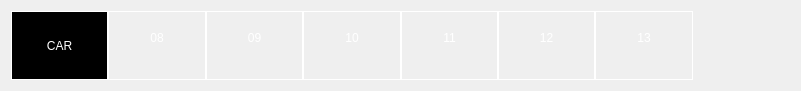
   <widget class="QWidget" name="gridLayoutWidget_6">
    <property name="geometry">
     <rect>
      <x>0</x>
      <y>290</y>
      <width>801</width>
      <height>91</height>
     </rect>
    </property>
    <layout class="QGridLayout" name="gridLayout_6">
     <property name="spacing">
      <number>0</number>
     </property>
     <item row="0" column="4">
      <widget class="QLabel" name="label_67">
       <property name="sizePolicy">
        <sizepolicy hsizetype="Preferred" vsizetype="Preferred">
         <horstretch>0</horstretch>
         <verstretch>0</verstretch>
        </sizepolicy>
       </property>
       <property name="minimumSize">
        <size>
         <width>80</width>
         <height>50</height>
        </size>
       </property>
       <property name="styleSheet">
        <string notr="true">padding-bottom:15px;
border: 1px solid white;
font: 900 14pt &quot;Ubuntu&quot;;
color: rgb(255, 255, 255);
background-image: url(:/res/train-body_100X90.jpg);
</string>
       </property>
       <property name="text">
        <string>11</string>
       </property>
       <property name="alignment">
        <set>Qt::AlignCenter</set>
       </property>
      </widget>
     </item>
     <item row="0" column="3">
      <widget class="QLabel" name="label_66">
       <property name="sizePolicy">
        <sizepolicy hsizetype="Preferred" vsizetype="Preferred">
         <horstretch>0</horstretch>
         <verstretch>0</verstretch>
        </sizepolicy>
       </property>
       <property name="minimumSize">
        <size>
         <width>80</width>
         <height>50</height>
        </size>
       </property>
       <property name="styleSheet">
        <string notr="true">padding-bottom:15px;
border: 1px solid white;
font: 900 14pt &quot;Ubuntu&quot;;
color: rgb(255, 255, 255);
background-image: url(:/res/train-body_100X90.jpg);
</string>
       </property>
       <property name="text">
        <string>10</string>
       </property>
       <property name="alignment">
        <set>Qt::AlignCenter</set>
       </property>
      </widget>
     </item>
     <item row="0" column="2">
      <widget class="QLabel" name="label_65">
       <property name="sizePolicy">
        <sizepolicy hsizetype="Preferred" vsizetype="Preferred">
         <horstretch>0</horstretch>
         <verstretch>0</verstretch>
        </sizepolicy>
       </property>
       <property name="minimumSize">
        <size>
         <width>80</width>
         <height>50</height>
        </size>
       </property>
       <property name="styleSheet">
        <string notr="true">padding-bottom:15px;
border: 1px solid white;
font: 900 14pt &quot;Ubuntu&quot;;
color: rgb(255, 255, 255);

background-image: url(:/res/train-body_100X90.jpg);</string>
       </property>
       <property name="text">
        <string>09</string>
       </property>
       <property name="alignment">
        <set>Qt::AlignCenter</set>
       </property>
      </widget>
     </item>
     <item row="0" column="0">
      <widget class="QLabel" name="label_63">
       <property name="sizePolicy">
        <sizepolicy hsizetype="Preferred" vsizetype="Preferred">
         <horstretch>0</horstretch>
         <verstretch>0</verstretch>
        </sizepolicy>
       </property>
       <property name="minimumSize">
        <size>
         <width>80</width>
         <height>50</height>
        </size>
       </property>
       <property name="styleSheet">
        <string notr="true">background-color: rgb(0, 0, 0);
border: 1px solid white;
font: 900 14pt &quot;Ubuntu&quot;;
color: rgb(255, 255, 255);</string>
       </property>
       <property name="text">
        <string>CAR</string>
       </property>
       <property name="alignment">
        <set>Qt::AlignCenter</set>
       </property>
      </widget>
     </item>
     <item row="0" column="6">
      <widget class="QLabel" name="label_64">
       <property name="sizePolicy">
        <sizepolicy hsizetype="Preferred" vsizetype="Preferred">
         <horstretch>0</horstretch>
         <verstretch>0</verstretch>
        </sizepolicy>
       </property>
       <property name="minimumSize">
        <size>
         <width>80</width>
         <height>50</height>
        </size>
       </property>
       <property name="styleSheet">
        <string notr="true">padding-bottom:15px;
border: 1px solid white;
font: 900 14pt &quot;Ubuntu&quot;;
color: rgb(255, 255, 255);
background-image: url(:/res/train-body_100X90.jpg);
</string>
       </property>
       <property name="text">
        <string>13</string>
       </property>
       <property name="alignment">
        <set>Qt::AlignCenter</set>
       </property>
      </widget>
     </item>
     <item row="0" column="5">
      <widget class="QLabel" name="label_68">
       <property name="sizePolicy">
        <sizepolicy hsizetype="Preferred" vsizetype="Preferred">
         <horstretch>0</horstretch>
         <verstretch>0</verstretch>
        </sizepolicy>
       </property>
       <property name="minimumSize">
        <size>
         <width>80</width>
         <height>50</height>
        </size>
       </property>
       <property name="styleSheet">
        <string notr="true">padding-bottom:15px;
border: 1px solid white;
font: 900 14pt &quot;Ubuntu&quot;;
color: rgb(255, 255, 255);
background-image: url(:/res/train-body_100X90.jpg);
</string>
       </property>
       <property name="text">
        <string>12</string>
       </property>
       <property name="alignment">
        <set>Qt::AlignCenter</set>
       </property>
      </widget>
     </item>
     <item row="0" column="1">
      <widget class="QLabel" name="label_69">
       <property name="sizePolicy">
        <sizepolicy hsizetype="Preferred" vsizetype="Preferred">
         <horstretch>0</horstretch>
         <verstretch>0</verstretch>
        </sizepolicy>
       </property>
       <property name="minimumSize">
        <size>
         <width>80</width>
         <height>50</height>
        </size>
       </property>
       <property name="styleSheet">
        <string notr="true">padding-bottom:15px;
border: 1px solid white;
font: 900 14pt &quot;Ubuntu&quot;;
color: rgb(255, 255, 255);
background-image: url(:/res/train-body_100X90.jpg);</string>
       </property>
       <property name="text">
        <string>08</string>
       </property>
       <property name="alignment">
        <set>Qt::AlignCenter</set>
       </property>
      </widget>
     </item>
     <item row="0" column="7">
      <widget class="QLabel" name="label_70">
       <property name="sizePolicy">
        <sizepolicy hsizetype="Preferred" vsizetype="Preferred">
         <horstretch>0</horstretch>
         <verstretch>0</verstretch>
        </sizepolicy>
       </property>
       <property name="minimumSize">
        <size>
         <width>80</width>
         <height>50</height>
        </size>
       </property>
       <property name="styleSheet">
        <string notr="true">border-left:1px solid black;</string>
       </property>
       <property name="text">
        <string/>
       </property>
       <property name="alignment">
        <set>Qt::AlignCenter</set>
       </property>
      </widget>
     </item>
    </layout>
   </widget>
